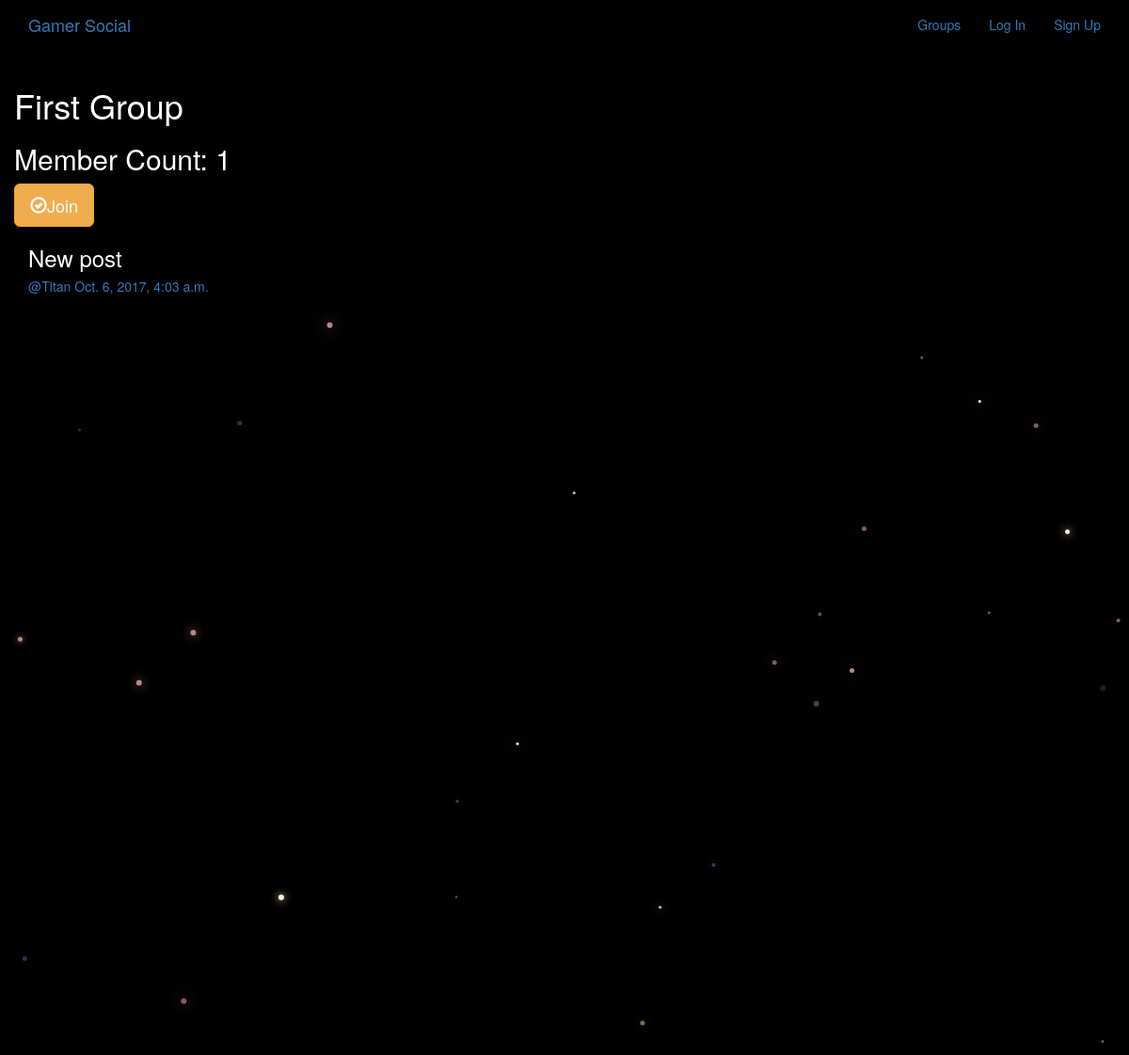
The app's page /groups/posts/in/first-group/ with its own data.
### groups/models.py (models this page shows, shortened)
class Group(models.Model):
    name = models.CharField(max_length=255, unique=True)
    slug = models.SlugField(allow_unicode=True, unique=True)
    description = models.TextField(blank=True, default='')
    description_html = models.TextField(editable=False, default='', blank=True)
    members = models.ManyToManyField(User, through='GroupMember')
    class Meta:
        ordering = ['name']

### posts/models.py (models this page shows, shortened)
class Post(models.Model):
    user = models.ForeignKey(User, related_name='posts')
    created_at = models.DateTimeField(auto_now=True)
    message = models.TextField()
    message_html = models.TextField(editable=False)
    group = models.ForeignKey(Group, related_name='posts', null=True, blank=True)
    class Meta:
        ordering = ['-created_at']
        unique_together = ['user', 'message']

### groups/views.py (the view)
# urls.py: url(r'^posts/in/(?P<slug>[-\w]+)/$', views.SingleGroup.as_view(), name='single'),
class SingleGroup(generic.DetailView):
    model = Group

### groups/templates/groups/group_detail.html
{% extends 'groups/group_base.html' %}
{% block pregroup %}
    <h1>{{ group.name }}</h1>
    <h2>Member Count: {{ group.members.count }}</h2>
    <div class="content">
        {% if user in group.members.all %}
            <a href="{% url 'groups:leave' slug=group.slug %}"
                class="btn btn-lg btn-fill btn-warning"><span class="glyphicon glyphicon-remove-circle"></span>Leave</a>
        {% else %}
            <a href="{% url 'groups:join' slug=group.slug %}"
                class="btn btn-lg btn-fill btn-warning"><span class="glyphicon glyphicon-ok-circle"></span>Join</a>
        {% endif %}
    </div>
{% endblock %}
{% block group_content %}
    <div class="col-md-8">
        {% if group.posts.count == 0 %}
            <h2>No posts in this group yet!</h2>
        {% else %}
            {% for post in group.posts.all %}
                {% include "posts/_post.html" %}
            {% endfor %}
        {% endif %}
    </div>
{% endblock %}

### posts/templates/posts/_post.html (shortened to what this page needs)
<div class="post media">
    <h3>{{ post.message_html|safe }}</h3>
    <div class="media-body">
        <h5 class="media-heading">
            <span class="username">
                <a href="{% url 'posts:for_user' username=post.user.username %}">@{{ post.user.username }}</a>
            </span>
            <time class="time">
                <a href="{% url 'posts:single' username=post.user.username pk=post.pk %}">{{ post.created_at }}</a>
            </time>
        </h5>
    </div>
</div>

### static/css/master.css (style rules this page uses)
html, body { height: 100%; width: 100%; overflow: hidden; background: #191063; margin: 0; }

### static/simplesocial/css/master.css (style rules this page uses)
body { margin: 0; overflow: hidden; background-color: black; color:white; }

### records on screen
Group: name "First Group", members.count "1"
Post: message_html "New post", user.username "Titan", created_at "Oct. 6, 2017, 4:03 a.m."
